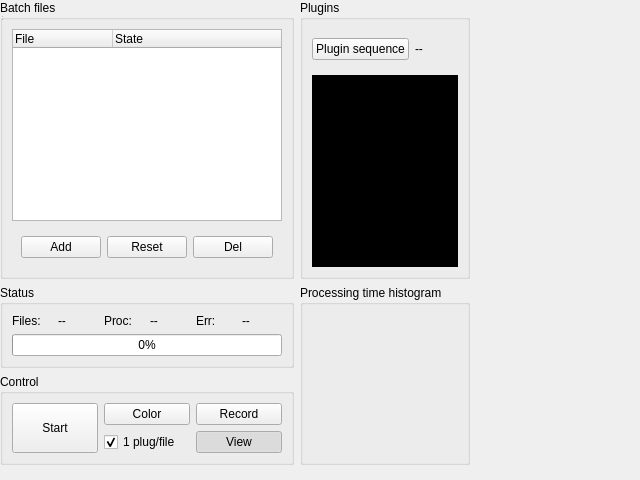
<?xml version="1.0" encoding="UTF-8"?>
<ui version="4.0">
 <class>BatchFiltersWidget</class>
 <widget class="QWidget" name="BatchFiltersWidget">
  <property name="geometry">
   <rect>
    <x>0</x>
    <y>0</y>
    <width>640</width>
    <height>480</height>
   </rect>
  </property>
  <property name="windowTitle">
   <string>Piaf - Batch processor</string>
  </property>
  <property name="windowIcon">
   <iconset resource="../../piaf.qrc">
    <normaloff>:/images/22x22/system-run.png</normaloff>:/images/22x22/system-run.png</iconset>
  </property>
  <widget class="QWidget" name="centralwidget">
   <layout class="QGridLayout" name="gridLayout">
    <item row="0" column="0">
     <widget class="QGroupBox" name="groupBox">
      <property name="sizePolicy">
       <sizepolicy hsizetype="Preferred" vsizetype="Expanding">
        <horstretch>0</horstretch>
        <verstretch>0</verstretch>
       </sizepolicy>
      </property>
      <property name="title">
       <string>Batch files</string>
      </property>
      <layout class="QVBoxLayout" name="verticalLayout_3">
       <item>
        <widget class="QTreeWidget" name="filesTreeWidget">
         <property name="toolTip">
          <string>Files for batch processing</string>
         </property>
         <property name="alternatingRowColors">
          <bool>true</bool>
         </property>
         <property name="selectionMode">
          <enum>QAbstractItemView::ExtendedSelection</enum>
         </property>
         <property name="autoExpandDelay">
          <number>1</number>
         </property>
         <property name="allColumnsShowFocus">
          <bool>true</bool>
         </property>
         <column>
          <property name="text">
           <string>File</string>
          </property>
          <property name="icon">
           <iconset resource="../../piaf.qrc">
            <normaloff>:/images/pixmaps/movie.png</normaloff>:/images/pixmaps/movie.png</iconset>
          </property>
         </column>
         <column>
          <property name="text">
           <string>State</string>
          </property>
         </column>
        </widget>
       </item>
       <item>
        <widget class="QWidget" name="buttonsWidget" native="true">
         <layout class="QHBoxLayout" name="horizontalLayout_2">
          <item>
           <widget class="QPushButton" name="addButton">
            <property name="toolTip">
             <string>Add new files</string>
            </property>
            <property name="text">
             <string>Add</string>
            </property>
            <property name="icon">
             <iconset resource="../../piaf.qrc">
              <normaloff>:/images/22x22/list-add.png</normaloff>:/images/22x22/list-add.png</iconset>
            </property>
            <property name="shortcut">
             <string>Ctrl+O</string>
            </property>
           </widget>
          </item>
          <item>
           <widget class="QPushButton" name="resetButton">
            <property name="toolTip">
             <string>Reset state to unprocessed</string>
            </property>
            <property name="text">
             <string>Reset</string>
            </property>
            <property name="icon">
             <iconset resource="../../piaf.qrc">
              <normaloff>:/images/22x22/edit-undo.png</normaloff>:/images/22x22/edit-undo.png</iconset>
            </property>
            <property name="shortcut">
             <string>Ctrl+R</string>
            </property>
           </widget>
          </item>
          <item>
           <widget class="QPushButton" name="delButton">
            <property name="toolTip">
             <string>Remove selected files</string>
            </property>
            <property name="text">
             <string>Del</string>
            </property>
            <property name="icon">
             <iconset resource="../../piaf.qrc">
              <normaloff>:/images/22x22/list-remove.png</normaloff>:/images/22x22/list-remove.png</iconset>
            </property>
            <property name="shortcut">
             <string>Del</string>
            </property>
           </widget>
          </item>
         </layout>
        </widget>
       </item>
      </layout>
     </widget>
    </item>
    <item row="0" column="1">
     <widget class="QGroupBox" name="groupBox_2">
      <property name="sizePolicy">
       <sizepolicy hsizetype="Expanding" vsizetype="Expanding">
        <horstretch>0</horstretch>
        <verstretch>0</verstretch>
       </sizepolicy>
      </property>
      <property name="title">
       <string>Plugins</string>
      </property>
      <layout class="QVBoxLayout" name="verticalLayout">
       <item>
        <widget class="QWidget" name="widget" native="true">
         <layout class="QHBoxLayout" name="horizontalLayout">
          <property name="leftMargin">
           <number>0</number>
          </property>
          <property name="rightMargin">
           <number>0</number>
          </property>
          <item>
           <widget class="QPushButton" name="loadButton">
            <property name="toolTip">
             <string>Load plugin sequence</string>
            </property>
            <property name="text">
             <string>Plugin sequence</string>
            </property>
            <property name="icon">
             <iconset resource="../../piaf.qrc">
              <normaloff>:/images/16x16/document-open.png</normaloff>:/images/16x16/document-open.png</iconset>
            </property>
           </widget>
          </item>
          <item>
           <widget class="QLabel" name="sequenceLabel">
            <property name="text">
             <string>--</string>
            </property>
            <property name="wordWrap">
             <bool>true</bool>
            </property>
           </widget>
          </item>
         </layout>
        </widget>
       </item>
       <item>
        <widget class="ImageWidget" name="imageLabel" native="true">
         <property name="sizePolicy">
          <sizepolicy hsizetype="Preferred" vsizetype="Expanding">
           <horstretch>0</horstretch>
           <verstretch>0</verstretch>
          </sizepolicy>
         </property>
         <property name="styleSheet">
          <string notr="true">background-color: rgb(0, 0, 0);</string>
         </property>
        </widget>
       </item>
      </layout>
     </widget>
    </item>
    <item row="2" column="0">
     <widget class="QGroupBox" name="controlGroupBox">
      <property name="enabled">
       <bool>true</bool>
      </property>
      <property name="title">
       <string>Control</string>
      </property>
      <layout class="QGridLayout" name="gridLayout_2">
       <item row="0" column="4">
        <widget class="QPushButton" name="recordButton">
         <property name="toolTip">
          <string>Record output image or movies</string>
         </property>
         <property name="statusTip">
          <string>Record output image when inputs are still images or movies when inputs are movies</string>
         </property>
         <property name="whatsThis">
          <string>Record output image or movies</string>
         </property>
         <property name="text">
          <string>Record</string>
         </property>
         <property name="icon">
          <iconset resource="../../piaf.qrc">
           <normaloff>:/images/22x22/media-record.png</normaloff>:/images/22x22/media-record.png</iconset>
         </property>
         <property name="checkable">
          <bool>true</bool>
         </property>
        </widget>
       </item>
       <item row="0" column="3">
        <widget class="QPushButton" name="greyButton">
         <property name="toolTip">
          <string>if down, the images will be converted to grayscale before processing</string>
         </property>
         <property name="statusTip">
          <string>Process input files in color or in grayscale: conversion is done before sending the images to plugins</string>
         </property>
         <property name="text">
          <string>Color</string>
         </property>
         <property name="icon">
          <iconset resource="../../piaf.qrc">
           <normaloff>:/images/22x22/view-color.png</normaloff>
           <activeon>:/images/22x22/view-gray.png</activeon>:/images/22x22/view-color.png</iconset>
         </property>
         <property name="checkable">
          <bool>true</bool>
         </property>
        </widget>
       </item>
       <item row="0" column="1" rowspan="2">
        <widget class="QPushButton" name="playPauseButton">
         <property name="enabled">
          <bool>true</bool>
         </property>
         <property name="sizePolicy">
          <sizepolicy hsizetype="Minimum" vsizetype="Expanding">
           <horstretch>0</horstretch>
           <verstretch>0</verstretch>
          </sizepolicy>
         </property>
         <property name="statusTip">
          <string>Start processing or pause it</string>
         </property>
         <property name="text">
          <string>Start</string>
         </property>
         <property name="icon">
          <iconset resource="../../piaf.qrc">
           <normaloff>:/images/32x32/media-playback-start.png</normaloff>
           <activeoff>:/images/32x32/media-playback-pause.png</activeoff>:/images/32x32/media-playback-start.png</iconset>
         </property>
         <property name="iconSize">
          <size>
           <width>32</width>
           <height>32</height>
          </size>
         </property>
         <property name="shortcut">
          <string>Space</string>
         </property>
         <property name="checkable">
          <bool>true</bool>
         </property>
        </widget>
       </item>
       <item row="1" column="4">
        <widget class="QPushButton" name="viewButton">
         <property name="toolTip">
          <string>Display the image output once per second</string>
         </property>
         <property name="text">
          <string>View</string>
         </property>
         <property name="icon">
          <iconset resource="../../piaf.qrc">
           <normaloff>:/images/16x16/layer-visible-on.png</normaloff>:/images/16x16/layer-visible-on.png</iconset>
         </property>
         <property name="shortcut">
          <string>F5</string>
         </property>
         <property name="checkable">
          <bool>true</bool>
         </property>
         <property name="checked">
          <bool>true</bool>
         </property>
        </widget>
       </item>
       <item row="1" column="3">
        <widget class="QCheckBox" name="reloadPluginCheckBox">
         <property name="toolTip">
          <string>Reload plugins at every change of file</string>
         </property>
         <property name="statusTip">
          <string>Reload the plugins at every change of file. If unchecked, all the images will be processed by the same plugin processus (beware of image size changes).</string>
         </property>
         <property name="text">
          <string>1 plug/file</string>
         </property>
         <property name="checked">
          <bool>true</bool>
         </property>
        </widget>
       </item>
      </layout>
     </widget>
    </item>
    <item row="1" column="1" rowspan="2">
     <widget class="QGroupBox" name="timeHistoGroupBox">
      <property name="sizePolicy">
       <sizepolicy hsizetype="Preferred" vsizetype="Expanding">
        <horstretch>0</horstretch>
        <verstretch>0</verstretch>
       </sizepolicy>
      </property>
      <property name="title">
       <string>Processing time histogram</string>
      </property>
      <layout class="QVBoxLayout" name="verticalLayout_2">
       <item>
        <widget class="TimeHistogramWidget" name="timeHistoWidget" native="true">
         <property name="toolTip">
          <string>Processing time histogram</string>
         </property>
         <property name="statusTip">
          <string>Processing time histogram</string>
         </property>
        </widget>
       </item>
      </layout>
     </widget>
    </item>
    <item row="1" column="0">
     <widget class="QGroupBox" name="groupBox_4">
      <property name="title">
       <string>Status</string>
      </property>
      <layout class="QGridLayout" name="gridLayout_3">
       <item row="0" column="0">
        <widget class="QLabel" name="label">
         <property name="sizePolicy">
          <sizepolicy hsizetype="Minimum" vsizetype="Preferred">
           <horstretch>0</horstretch>
           <verstretch>0</verstretch>
          </sizepolicy>
         </property>
         <property name="text">
          <string>Files:</string>
         </property>
        </widget>
       </item>
       <item row="0" column="1">
        <widget class="QLabel" name="nbFilesLabel">
         <property name="sizePolicy">
          <sizepolicy hsizetype="Preferred" vsizetype="Preferred">
           <horstretch>0</horstretch>
           <verstretch>0</verstretch>
          </sizepolicy>
         </property>
         <property name="toolTip">
          <string>Number of files in process list</string>
         </property>
         <property name="text">
          <string>--</string>
         </property>
        </widget>
       </item>
       <item row="0" column="2">
        <widget class="QLabel" name="label_2">
         <property name="text">
          <string>Proc:</string>
         </property>
        </widget>
       </item>
       <item row="0" column="3">
        <widget class="QLabel" name="nbProcLabel">
         <property name="text">
          <string>--</string>
         </property>
        </widget>
       </item>
       <item row="0" column="4">
        <widget class="QLabel" name="label_3">
         <property name="text">
          <string>Err:</string>
         </property>
        </widget>
       </item>
       <item row="0" column="5">
        <widget class="QLabel" name="nbErrLabel">
         <property name="text">
          <string>--</string>
         </property>
        </widget>
       </item>
       <item row="1" column="0" colspan="6">
        <widget class="QProgressBar" name="progressBar">
         <property name="value">
          <number>0</number>
         </property>
        </widget>
       </item>
      </layout>
     </widget>
    </item>
   </layout>
  </widget>
  <widget class="QStatusBar" name="statusbar"/>
 </widget>
 <customwidgets>
  <customwidget>
   <class>ImageWidget</class>
   <extends>QWidget</extends>
   <header>imagewidget.h</header>
   <container>1</container>
  </customwidget>
  <customwidget>
   <class>TimeHistogramWidget</class>
   <extends>QWidget</extends>
   <header>timehistogramwidget.h</header>
   <container>1</container>
  </customwidget>
 </customwidgets>
 <resources>
  <include location="../../piaf.qrc"/>
 </resources>
 <connections/>
</ui>
